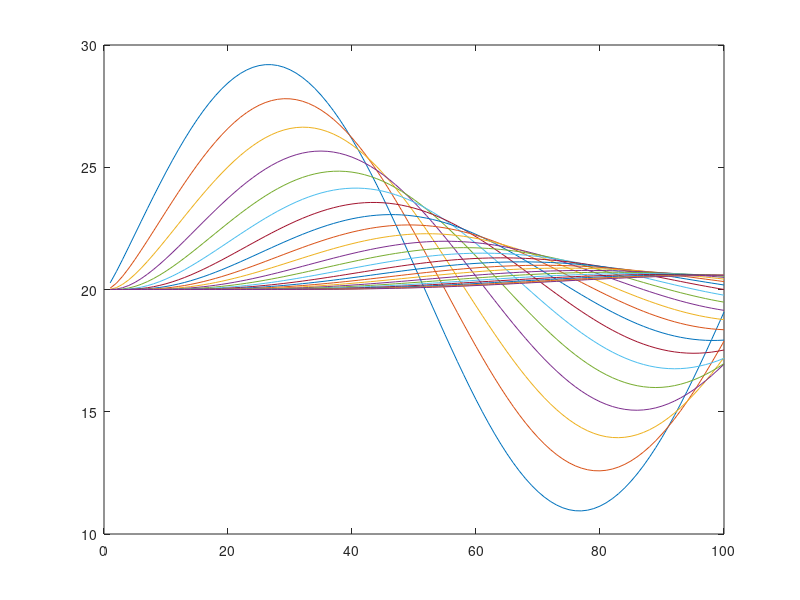

This figure's MATLAB source:
%
% Model HeatFlow
% Numerical solution of the 1D heat diffusion equation
% Jan, 2003 by Tessa van Wijnen and Willem Bouten
%
%%%%%%%%%%%%% INITIALISATION %%%%%%%%%%%%%%%%%%%%%%%%%%%%%
tic

clear all
% Constants
Omega = 2*pi;
% Control Constants
StartTime= 0; % [day]
EndTime = 1; % [day]
dt = 0.001; % [day]
PlotStep = 0.02; % [day]
StoreStep = 0.01; % [day]
ThickL = 0.02; % [m]
NrLayer = 25;
% System Parameters
HeatCap = 2.5e5; % [J/oC/m3]
Conduc = 8640; % [J/oC/m/dag]
SurfAvTp = 20; % [oC]
SurfAmp = 10; % [oC]
% Control Variables
NrStore = 1;
PlotTime = PlotStep;
StoreTime = StoreStep;
Time = StartTime;
% System Variables
SurfTp = SurfAvTp;
Flow = zeros(NrLayer+1,1);
Temp = ones(1,NrLayer)*SurfAvTp;
HeatCont(1:NrLayer) = Temp(1:NrLayer)*HeatCap*ThickL;
%%%%%%%%%%%%% DYNAMIC %%%%%%%%%%%%%%%%%%%%%%%%%%%%%
while Time < EndTime
% Dynamic boundary conditions
SurfTp = SurfAvTp+(SurfAmp*sin(Omega*Time)) ;
Flow(1) = Conduc*(Temp(1)-SurfTp)/(0.5*ThickL);
Flow(NrLayer+1) = 0;
% Rates: Flow and net flow calculations
%for k = 2 : NrLayer
%Flow(k) = Conduc*(Temp(k)-Temp(k-1))/ThickL;
%end

Flow(2:NrLayer) = (Temp(2:NrLayer)-Temp(1:NrLayer-1))*Conduc/ThickL;
    

% this for-loop could also be replaced by:
% Flow(2:NrLayer) = (Temp(2:NrLayer)-Temp(1:NrLayer-1))*Conduc/ThickL;
%for k = 1 : NrLayer
%NFlow(k) = Flow(k+1) - Flow(k);
%end

NFlow(1:NrLayer) = Flow(2:NrLayer+1) - Flow(1:NrLayer);

% States: Integration step
%for k = 1 : NrLayer
%HeatCont(k) = HeatCont(k) + NFlow(k)*dt;
%Temp(k) = HeatCont(k)/(HeatCap*ThickL);
%end

HeatCont(1:NrLayer) = HeatCont(1:NrLayer)+NFlow(1:NrLayer)*dt;
Temp(1:NrLayer) = HeatCont(1:NrLayer)/(HeatCap*ThickL);
    
Time = Time+dt;

%%%%%%%%%%%%%%%% STORING AND VISUALIZATION %%%%%%%%%%%%%%%%%
StoreTime = StoreTime - dt;
if StoreTime <= 0
StoreTemp(NrStore,:) = [Time Temp];
NrStore = NrStore+1;
StoreTime = StoreStep;
end %if StoreTime <= 0
 %These statements should be activated for dynamic visualization
 PlotTime = PlotTime-dt;
 if PlotTime <= 0
 ImTemp= rot90(Temp,3);
 %imagesc(ImTemp,[10 30]),colorbar
 plot(ImTemp),colorbar 
 xlabel(Time)
 xlabel('Time')
 ylabel('Temperature')
 %pause(0.2)
 drawnow
 PlotTime = PlotStep;
 end % if PlotTime <= 0
end %while Time < EndTime

plot(StoreTemp(:,2:26))

toc

% save the simulation results in a file
save storetemp.txt StoreTemp -ascii

% Look up the file soiltemp.txt in the current directory
importdata('soiltemp.txt');

